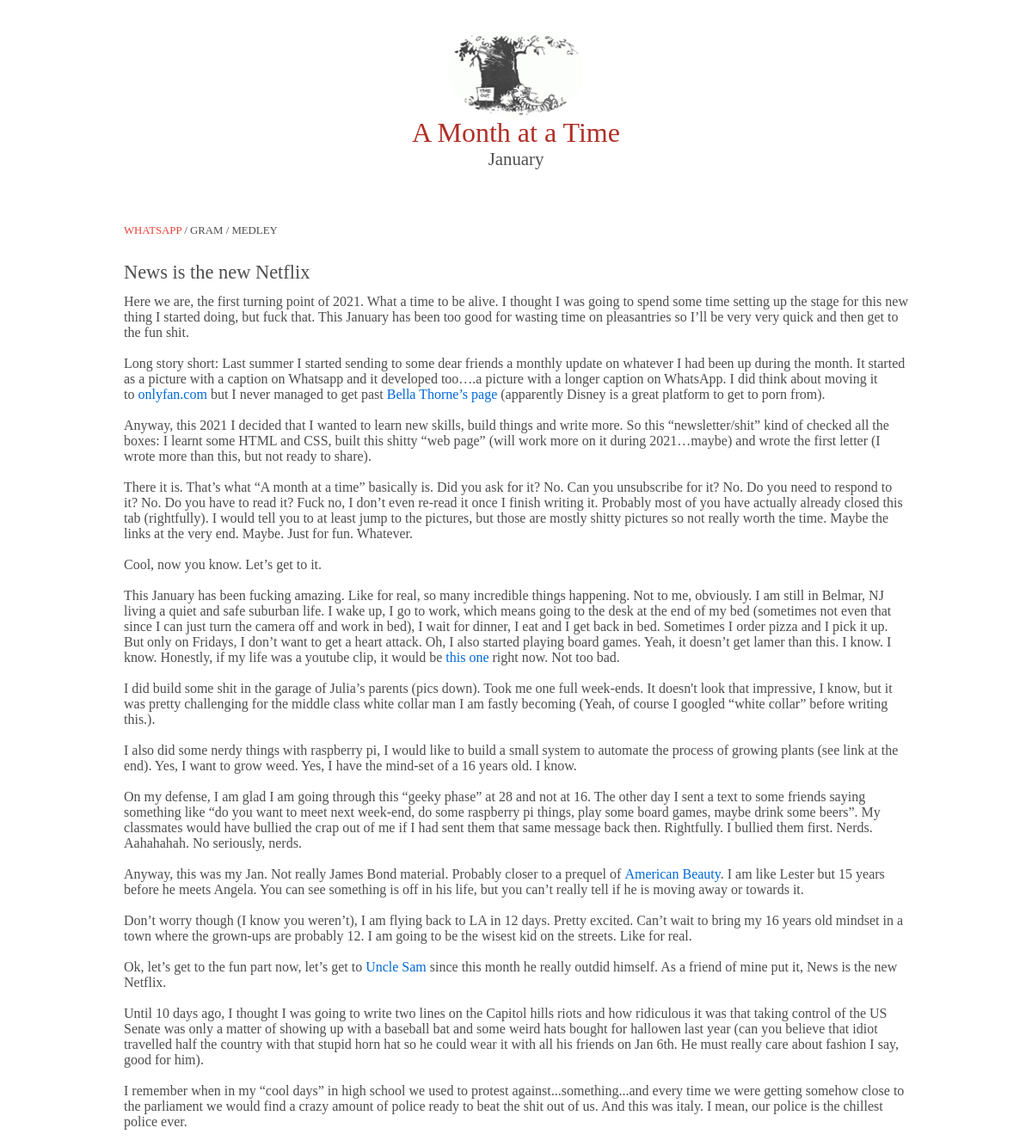
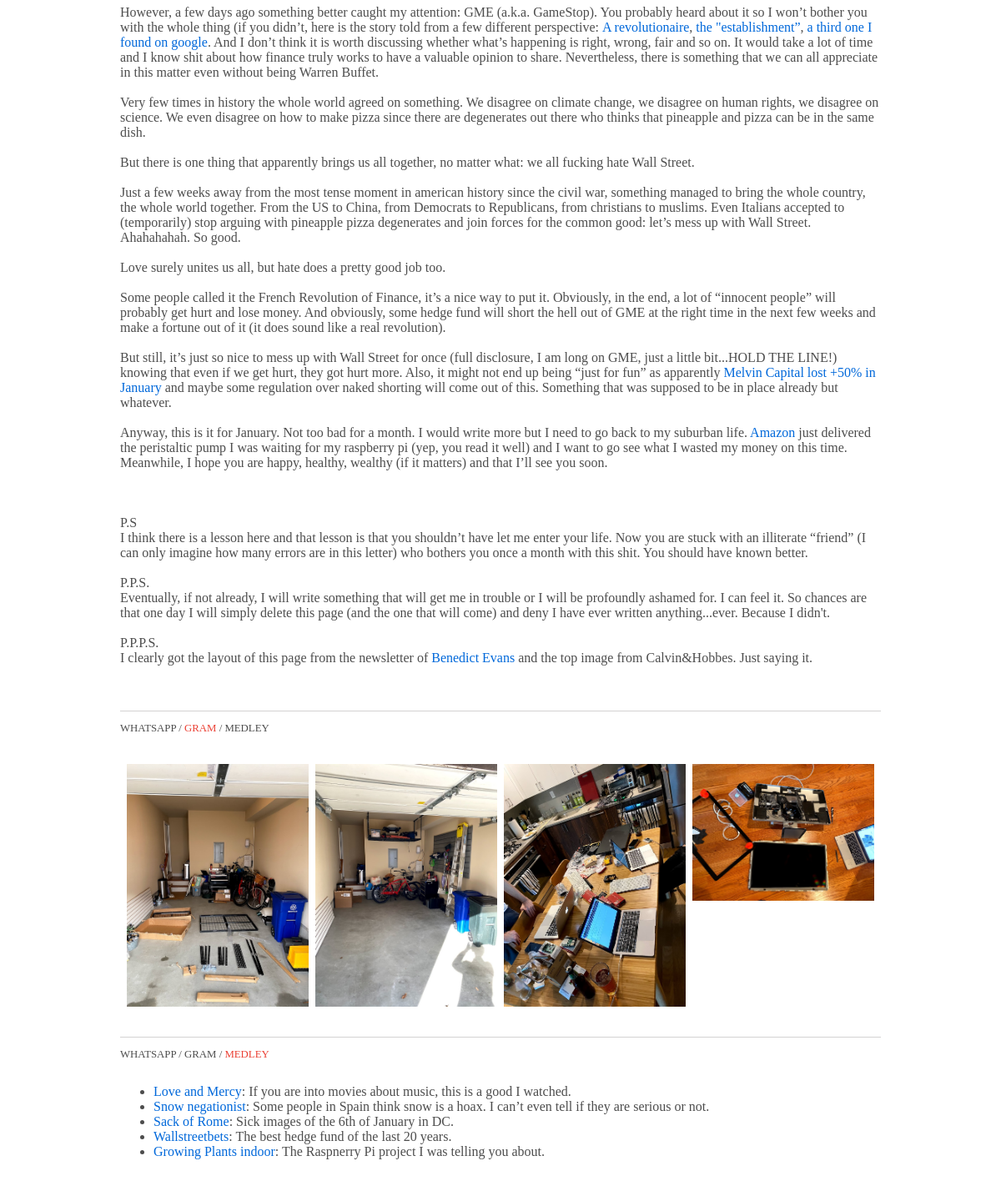
/amonthatatime/2021/january/, run on the app's committed database (2 pictures, top to bottom).
### amonthatatime/models.py (models this page shows, shortened)
class Post(models.Model):
    year = models.IntegerField(default='2021')
    month = models.CharField(max_length=20, choices=MONTH)
    title = models.CharField(max_length=200)
    whatsapp = models.TextField()
    medley = models.TextField()
    photo_columns = models.IntegerField(choices=COLUMNS, default=4)
    created_on = models.DateTimeField(auto_now_add=True)
    updated_on = models.DateTimeField(auto_now= True)
    status = models.IntegerField(choices=STATUS, default=0)
    class Meta:
        ordering = ['-created_on']
        unique_together = ('year', 'month',)

class PostImage(models.Model):
    post = models.ForeignKey(Post, default=None, on_delete=models.CASCADE)
    grams = models.FileField(upload_to = newletter_gram_path)
    caption = models.TextField(default=0)

### amonthatatime/views.py (the view)
# urls.py: path('<int:year>/<str:month>/', views.newsletter, name='newsletter'),
def newsletter(request, year, month):
    post = Post.objects.get(month=month,year=year)
    photos = PostImage.objects.filter(post=post)
    context = {
        'post': post,
        'photos':photos,
        }
    return render(request, 'amonthatatime/newsletter.html', context)

### amonthatatime/templatetags/template_extrafilter.py (called while the page is built)
def picturegrid (photos, arg):
    rows = math.ceil(photos.count()/arg)
    html=''
    for i in range(0,rows):
        html=html+'<div class="row">'
        if photos.count()<(i+1)*arg:
            column=photos.count()%arg
        else:
            column=arg
        for j in range(0,column):
            html=html+'<div class="column"> <img src="{url}" style="width:100%"> </div>'.format(url=photos[i*arg+j].grams.url)
        html=html+'</div>'
    return mark_safe(html)

### amonthatatime/templates/amonthatatime/newsletter.html (shortened to what this page needs)
<html>
<head>
{% load static %}
{% load template_extrafilter %}
<link rel="stylesheet" type="text/css" href="{% static 'amonthatatime/css/newsletter.css' %}">
</head>
<body>
  <p align="center", style="margin-bottom: 4em;">
    <img width="160" height="100" src="{% static 'amonthatatime/images/website/calvinandhobbes.png' %}">
    <br /> <span style="color:#B02E25;font-size:2em;">A Month at a Time</span>
    <br /><span style="color:#4D4D4D;font-size:1.3em;">{{post.month | safe | title }}</span>
  </p>
  <p class="navigation" id="WHATSAPP"> <span style="color:#EB4034">WHATSAPP</span> / <a style="color:#4D4D4D;" href="#GRAM">GRAM</a> / <a style="color:#4D4D4D;" href="#MEDLEY">MEDLEY</a> </p>
  <p class="mytitle"> {{post.title | safe }}
  </p>
  {{post.whatsapp | safe }}
  <hr align='left'>
  <p class="navigation" id="GRAM"> <a style="color:#4D4D4D;" href="#WHATSAPP">WHATSAPP</a> / <span style="color:#EB4034">GRAM</span>  / <a style="color:#4D4D4D;" href="#MEDLEY">MEDLEY</a> </p>
  {{ photos|picturegrid:post.photo_columns }}
  <hr align='left'>
  <p class="navigation" id="MEDLEY"> <a style="color:#4D4D4D;" href="#WHATSAPP">WHATSAPP</a> / <a style="color:#4D4D4D;" href="#GRAM">GRAM</a> / <span style="color:#EB4034">MEDLEY</span>  </p>
  {{post.medley | safe }}
</body>
</html>

### amonthatatime/static/amonthatatime/css/newsletter.css (style rules this page uses)
body { background-color: white; margin-top:3vw; margin-bottom:8vw; margin-left:12vw; margin-right:12vw; font-family:Georgia; font-size:1em; color: #4D4D4D; }
.navigation { font-size:0.8em; margin-bottom:2.3vw; }
.mytitle { margin-bottom:1vw; font-size:1.4em; font-weight:normal; }
hr { margin-bottom:1vw; margin-top:3vw; height:0.08em; border-width:0; color:#231F20; background-color:#231F20; opacity: 0.2 }
a:link { color: #0168DA; text-decoration: none; }
ul { font-family:Georgia; }
* { box-sizing: border-box; }
.row { display: -ms-flexbox; display: flex; -ms-flex-wrap: wrap; flex-wrap: wrap; padding: 0 4px; }
.column { -ms-flex: 25%; flex: 25%; max-width: 25%; padding: 0 4px; }
.column img { margin-top: 8px; vertical-align: middle; width: 100%; }

### data on the page
Post: month "January", title "News is the new Netflix", whatsapp "Here we are, the first turning point of 2021. What a time to be alive. I thought I was going to spend some time setting up the stage for this new thing I started doing, but fuck that. This January has been too good for wasting time on pleasantries so I’ll be very very quick and then get to the fun shit. Long story short: Last summer I started sending to some dear friends a monthly update on whatever I had been up during the month. It started as a picture with a caption on Whatsapp and it developed too….a picture with a longer caption on WhatsApp. I did think about moving it to onlyfan.com but I never managed to get past Bella Thorne’s page (apparently Disney is a great platform to get to…", photo_columns.grams (picture), medley "Love and Mercy : If you are into movies about music, this is a good I watched. Snow negationist : Some people in Spain think snow is a hoax. I can’t even tell if they are serious or not. Sack of Rome : Sick images of the 6th of January in DC. Wallstreetbets : The best hedge fund of the last 20 years. Growing Plants indoor : The Raspnerry Pi project I was telling you about."
